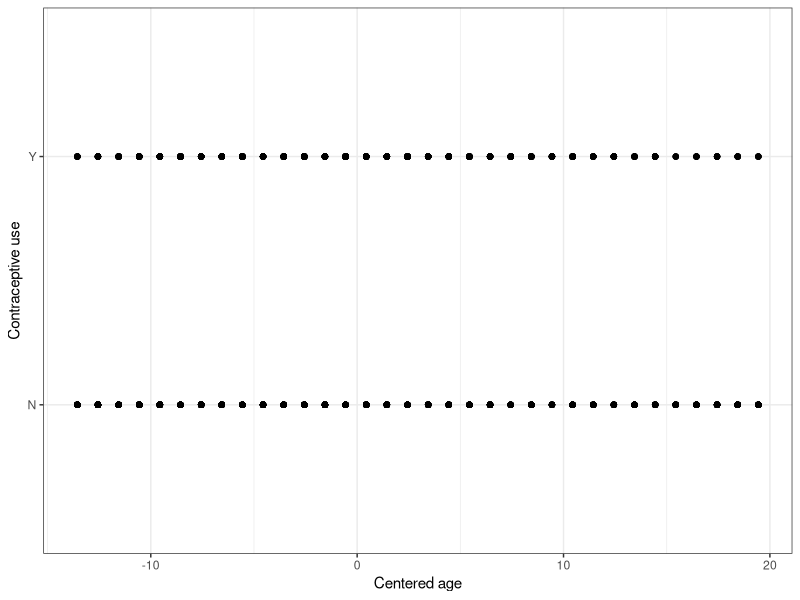
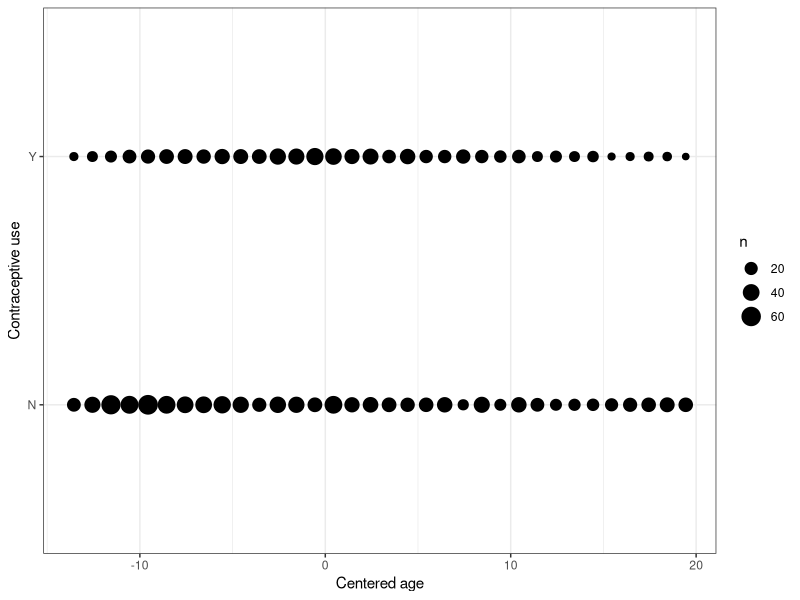
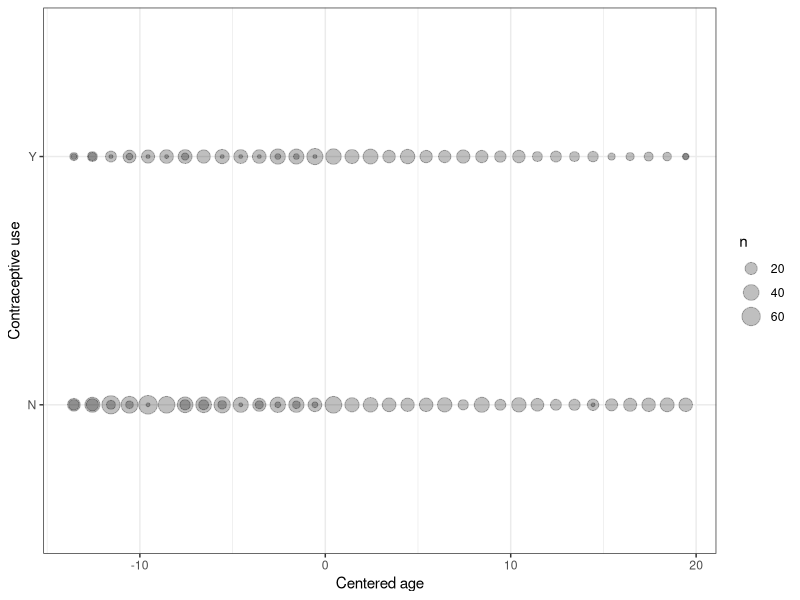
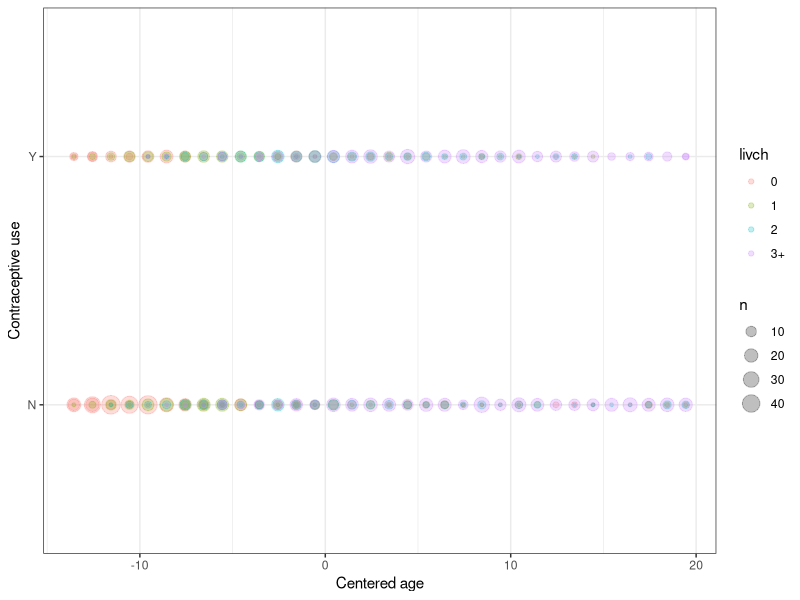
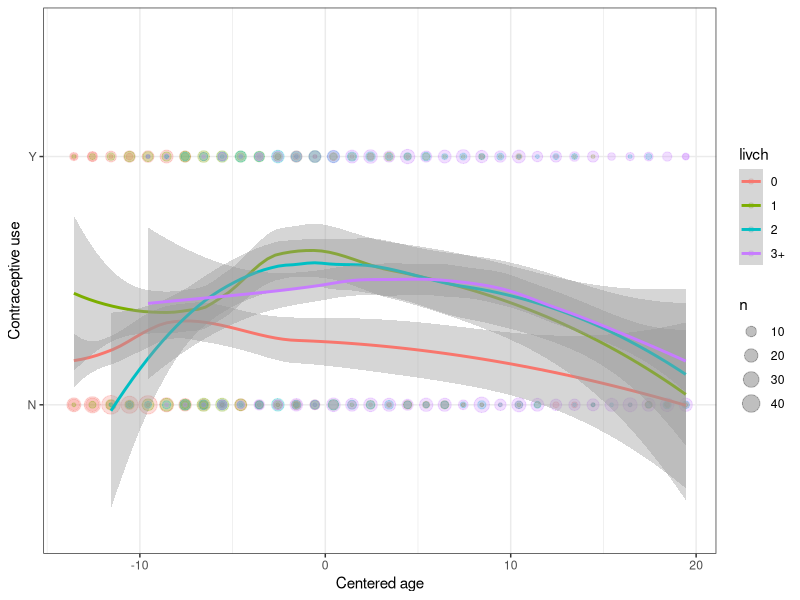
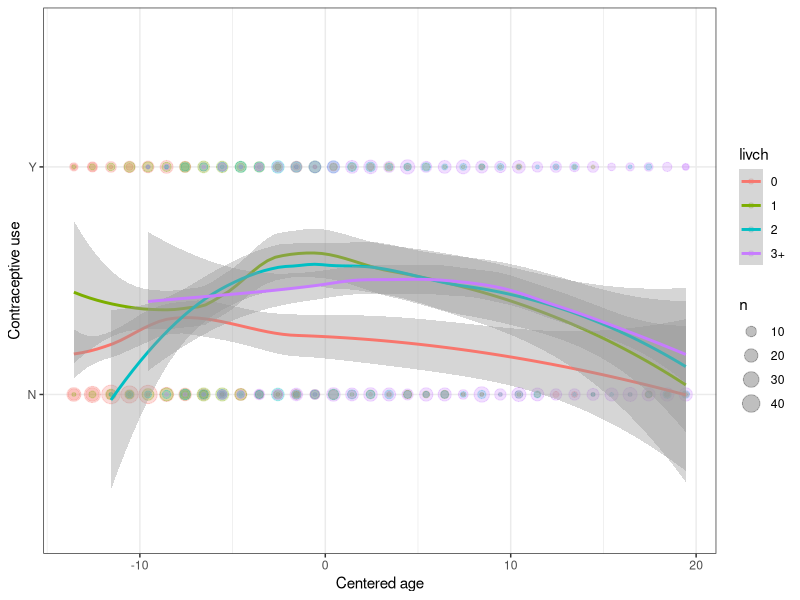
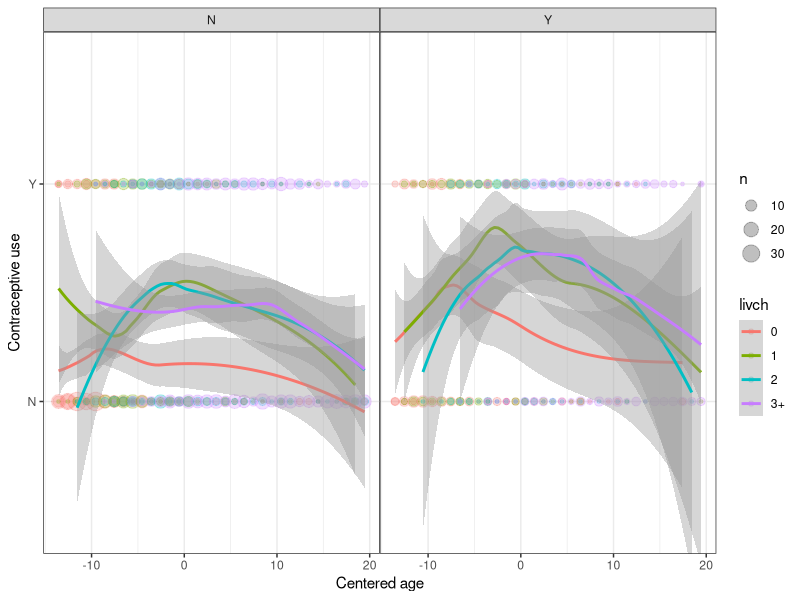
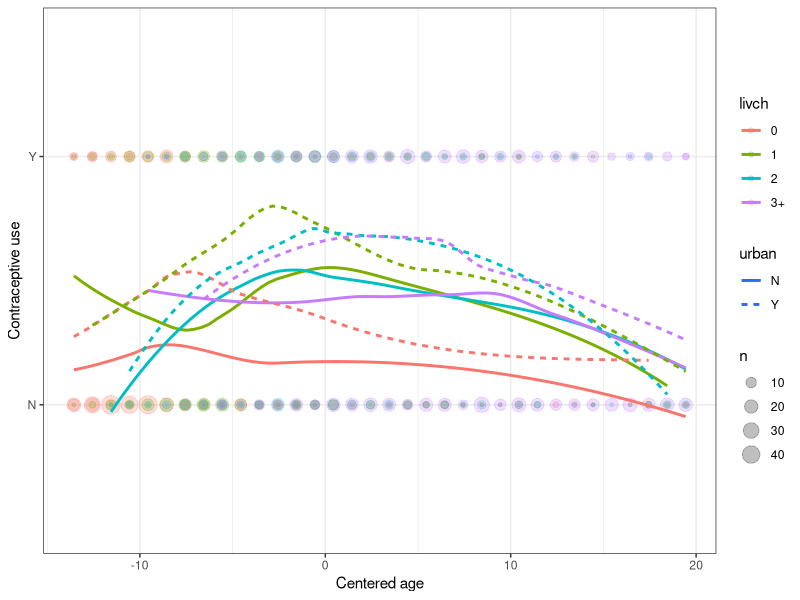

Here is the R script that generated these plots, in order:
## ---- chunk 1
library(mlmRev) ## for contraception data
library(ggplot2)
## ---- chunk 2
theme_set(theme_bw()+
          theme(panel.spacing=grid::unit(0,"lines")))
## ---- chunk 3
g1 <- (ggplot(Contraception,aes(x=age,y=use))+
       labs(x="Centered age",y="Contraceptive use")
)
print(g1+geom_point())
## ---- chunk 4
print(g1+stat_sum())
## ---- chunk 5
print(g1+stat_sum(alpha=0.25))
## ---- chunk 6
g2 <- (ggplot(Contraception,aes(x=age,y=use,colour=livch))+
              labs(x="Centered age",y="Contraceptive use"))
g3 <- g2+stat_sum(alpha=0.25)
print(g3)
## ---- chunk 7
print(g4 <- g3 +
          geom_smooth(aes(y=as.numeric(use))))
## ---- chunk 8
print(g4 <- g3 +
          geom_smooth(aes(y=as.numeric(use)))+
          coord_cartesian(ylim=c(0.9,2.1)))
## ---- chunk 9
g4+facet_grid(.~urban) 
## ---- chunk 10
g3 + geom_smooth(aes(y=as.numeric(use),lty=urban),se=FALSE)
## ---- chunk 11
print(g3 + geom_smooth(aes(y=as.numeric(use),
                           lty=urban),alpha=0.1))
## ---- chunk 12
g5 <- ggplot(Contraception,aes(x=age,
                                y=as.numeric(use)-1,
                                colour=livch))+
    stat_sum(alpha=0.25)+labs(x="Centered age",y="Contraceptive use")
g5 + geom_smooth(aes(lty=urban),method="glm",
                 method.args=list(family="binomial"),
                 formula=y~poly(x,2),alpha=0.1)
## ---- chunk 13
print(g1 +
      facet_grid(livch~urban)+geom_smooth(aes(y=as.numeric(use)))
      )
## ---- chunk 14
g5 + geom_smooth(aes(lty=urban),method="gam",
                 method.args=list(family="binomial"),
                 formula=y~s(x,k=20),
                 alpha=0.1)
